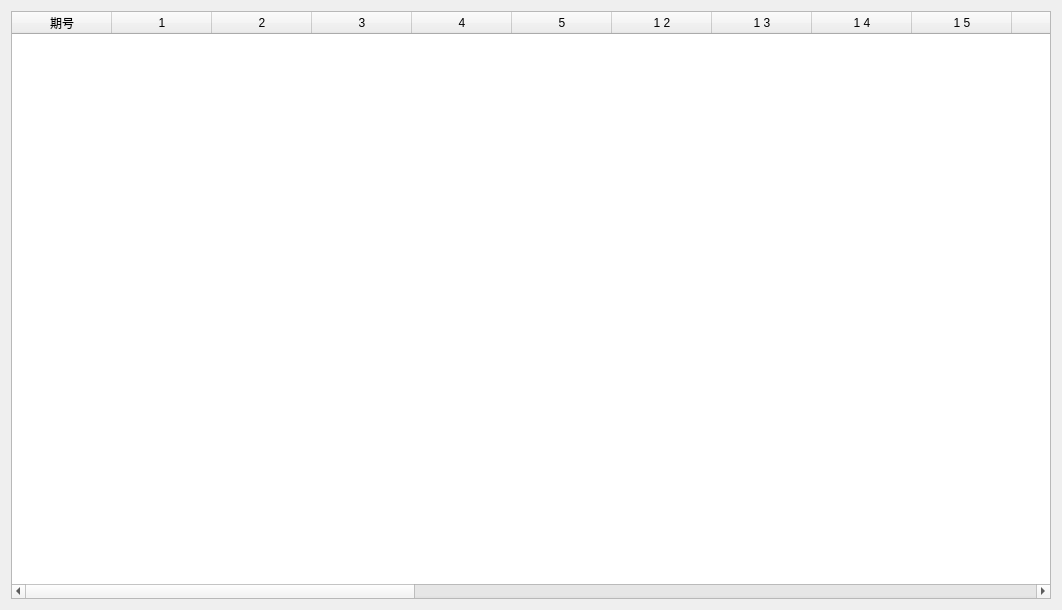
<?xml version="1.0" encoding="UTF-8"?>
<ui version="4.0">
 <class>QYiLouTongJi</class>
 <widget class="QWidget" name="QYiLouTongJi">
  <property name="geometry">
   <rect>
    <x>0</x>
    <y>0</y>
    <width>1062</width>
    <height>610</height>
   </rect>
  </property>
  <property name="windowTitle">
   <string>前20期展示</string>
  </property>
  <layout class="QGridLayout" name="gridLayout">
   <item row="0" column="0">
    <widget class="QTableWidget" name="tableWidget">
     <attribute name="verticalHeaderVisible">
      <bool>false</bool>
     </attribute>
     <column>
      <property name="text">
       <string>期号</string>
      </property>
     </column>
     <column>
      <property name="text">
       <string>1</string>
      </property>
     </column>
     <column>
      <property name="text">
       <string>2</string>
      </property>
     </column>
     <column>
      <property name="text">
       <string>3</string>
      </property>
     </column>
     <column>
      <property name="text">
       <string>4</string>
      </property>
     </column>
     <column>
      <property name="text">
       <string>5</string>
      </property>
     </column>
     <column>
      <property name="text">
       <string>1 2</string>
      </property>
     </column>
     <column>
      <property name="text">
       <string>1 3</string>
      </property>
     </column>
     <column>
      <property name="text">
       <string>1 4</string>
      </property>
     </column>
     <column>
      <property name="text">
       <string>1 5</string>
      </property>
     </column>
     <column>
      <property name="text">
       <string>2 3</string>
      </property>
     </column>
     <column>
      <property name="text">
       <string>2 4</string>
      </property>
     </column>
     <column>
      <property name="text">
       <string>2 5</string>
      </property>
     </column>
     <column>
      <property name="text">
       <string>3 4</string>
      </property>
     </column>
     <column>
      <property name="text">
       <string>3 5</string>
      </property>
     </column>
     <column>
      <property name="text">
       <string>4 5</string>
      </property>
     </column>
     <column>
      <property name="text">
       <string>1 2 3</string>
      </property>
     </column>
     <column>
      <property name="text">
       <string>1 2 4</string>
      </property>
     </column>
     <column>
      <property name="text">
       <string>1 2 5</string>
      </property>
     </column>
     <column>
      <property name="text">
       <string>1 3 4</string>
      </property>
     </column>
     <column>
      <property name="text">
       <string>1 3 5</string>
      </property>
     </column>
     <column>
      <property name="text">
       <string>1 4 5</string>
      </property>
     </column>
     <column>
      <property name="text">
       <string>2 3 4</string>
      </property>
     </column>
     <column>
      <property name="text">
       <string>2 3 5</string>
      </property>
     </column>
     <column>
      <property name="text">
       <string>2 4 5</string>
      </property>
     </column>
     <column>
      <property name="text">
       <string>3 4 5</string>
      </property>
     </column>
    </widget>
   </item>
  </layout>
 </widget>
 <layoutdefault spacing="6" margin="11"/>
 <resources/>
 <connections/>
</ui>
